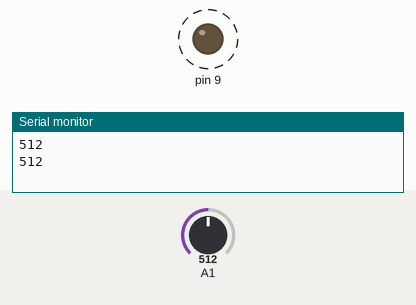
A sketch run on a simulated Arduino Uno, built with avr-gcc and run on an emulated ATmega328P. Parts: output pins drawn as LEDs (lit = HIGH), the last lines printed to the serial monitor. Dashed ring = blinking. Inputs (shaded band) come from the test bench; at power-on: A1 = 512.

Above: at 1.8 s.
1.9 s: A1 set to 0
At 2.8 s:
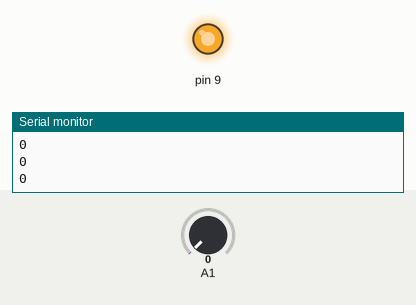
3.6 s: A1 set to 122
At 3.91 s:
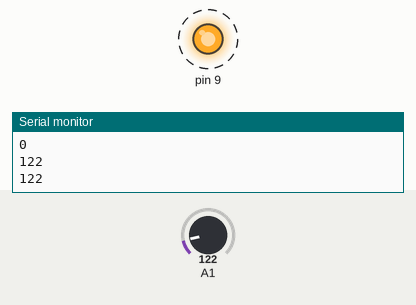
Timing chart, 0 to 13.1 s (numbered marks = the images above; inputs shaded):
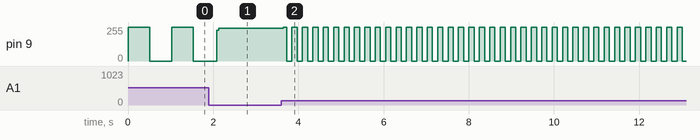

Measured:
- after the input at 3.6 s, pin 9: alternates 255/255 for 0.12 s and 0/255 for 0.12 s, starting after 0.05 s
- by itself, pin 9: alternates 255/255 for 0.51 s and 0/255 for 0.51 s

The sketch:

read-from-pot.ino
```cpp
int potentiometerValue = 500;

void setup()
{
  pinMode(A1, INPUT);
  pinMode(9, OUTPUT);
  Serial.begin(9600);
}

void loop()
{
  potentiometerValue = analogRead(A1);
  digitalWrite(9, HIGH);
  Serial.println(potentiometerValue);
  delay(potentiometerValue); // Wait for potentiometerValue millisecond(s)
  digitalWrite(9, LOW);
  delay(potentiometerValue); // Wait for potentiometerValue millisecond(s)
}
```
